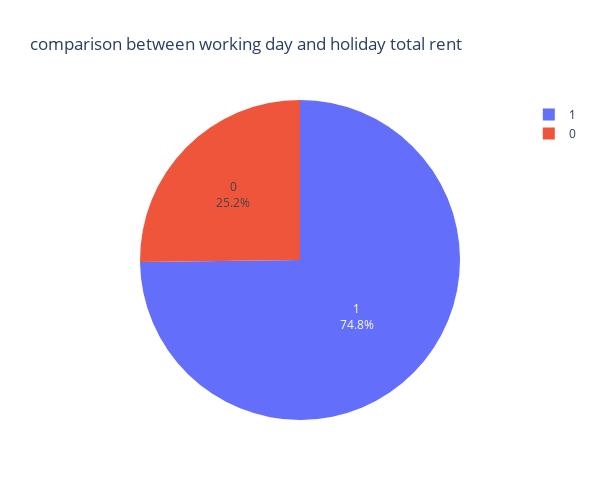

Notebook source saved alongside this figure:
### Code cell
weekend = df_day['workingday'].value_counts()

fig = px.pie(
    weekend,
    values = weekend.values,
    names = weekend.index,
    title = 'comparison between working day and holiday total rent',
    width=600,
    height=500)

fig.update_traces(textposition='inside',
                  textinfo='percent+label')


fig.show()

### Figure 1 — Plotly figure (JSON) as saved in the notebook; plotly's stock layout.template omitted (floating-point values rounded to 4 significant figures)
{"data": [{"domain": {"x": [0, 1], "y": [0, 1]}, "hovertemplate": "workingday=%{label}<br>value=%{value}<extra></extra>", "labels": [1, 0], "legendgroup": "", "name": "", "showlegend": true, "textinfo": "percent+label", "textposition": "inside", "type": "pie", "values": [490, 165]}], "layout": {"height": 500, "legend": {"tracegroupgap": 0}, "title": {"text": "comparison between working day and holiday total rent"}, "width": 600}}
